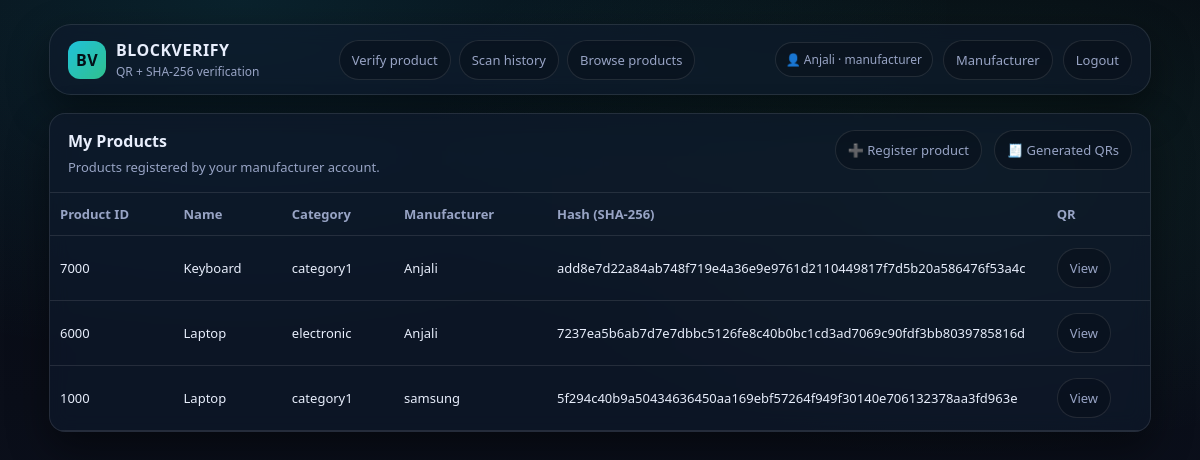
The page /manufacturer/my-products/ (signed in) on the database its author committed.
### products/models.py (models this page shows, shortened)
class User(AbstractUser):
    ROLE_ADMIN = "admin"
    ROLE_MANUFACTURER = "manufacturer"
    ROLE_CUSTOMER = "customer"
    ROLE_CHOICES = (
        (ROLE_ADMIN, "Admin"),
        (ROLE_MANUFACTURER, "Manufacturer"),
        (ROLE_CUSTOMER, "Customer"),
    )
    role = models.CharField(max_length=20, choices=ROLE_CHOICES, default=ROLE_CUSTOMER)

class Product(models.Model):
    product_id = models.CharField(max_length=100, unique=True)
    product_name = models.CharField(max_length=200)
    category = models.CharField(max_length=120)
    manufacturer_user = models.ForeignKey(
        User,
        on_delete=models.CASCADE,
        related_name="products",
        limit_choices_to={"role": User.ROLE_MANUFACTURER},
    )
    manufacturer_name = models.CharField(max_length=200)
    hash_value = models.CharField(max_length=64, blank=True)
    qr_code = models.ImageField(upload_to="qrcodes/", blank=True)
    created_at = models.DateTimeField(auto_now_add=True)

### products/views.py (the view)
# urls.py: path("manufacturer/my-products/", product_views.my_products, name="my_products"),
@login_required
@role_required(User.ROLE_MANUFACTURER)
def my_products(request: HttpRequest):
    products = Product.objects.filter(manufacturer_user=request.user).order_by("-created_at")
    return render(request, "manufacturer_my_products.html", {"active_tab": "manufacturer", "products": products})

### products/templates/manufacturer_my_products.html (shortened to what this page needs)
{% extends "base.html" %}
{% block content %}
<section class="card" style="margin-top:18px">
  <div class="hd">
    <div>
      <h2>My Products</h2>
      <p>Products registered by your manufacturer account.</p>
    </div>
    <div class="row">
      <a class="pill" href="{% url 'register_product' %}">➕ Register product</a>
      <a class="pill" href="{% url 'generated_qrs' %}">🧾 Generated QRs</a>
    </div>
  </div>
  <div class="bd" style="padding:0">
    {% if products %}
      <table>
        <thead>
          <tr>
            <th>Product ID</th>
            <th>Name</th>
            <th>Category</th>
            <th>Manufacturer</th>
            <th>Hash (SHA-256)</th>
            <th>QR</th>
          </tr>
        </thead>
        <tbody>
          {% for p in products %}
          <tr>
            <td>{{ p.product_id }}</td>
            <td>{{ p.product_name }}</td>
            <td>{{ p.category }}</td>
            <td>{{ p.manufacturer_name }}</td>
            <td style="max-width:360px; word-break:break-all">{{ p.hash_value }}</td>
            <td>
              {% if p.qr_code %}
                <a class="pill" href="{{ p.qr_code.url }}" target="_blank" rel="noreferrer">View</a>
              {% else %}-{% endif %}
            </td>
          </tr>
          {% endfor %}
        </tbody>
      </table>
    {% else %}
      <div class="empty">No products registered yet.</div>
    {% endif %}
  </div>
</section>
{% endblock %}

### products/templates/base.html (shortened to what this page needs)
{% load static %}
<!doctype html>
<html lang="en">
<head>
</head>
<body>
  <div class="wrap">
    <div class="topbar">
      <div class="brand">
        <div class="logo">BV</div>
        <div>
          <h1>BLOCKVERIFY</h1>
          <small>QR + SHA-256 verification</small>
        </div>
      </div>
      <nav class="nav">
        <a class="pill {% if active_tab == 'verify' %}active{% endif %}" href="{% url 'verify' %}">Verify product</a>
        <a class="pill {% if active_tab == 'scan_history' %}active{% endif %}" href="{% url 'scan_history' %}">Scan history</a>
        <a class="pill {% if active_tab == 'browse_products' %}active{% endif %}" href="{% url 'browse_products' %}">Browse products</a>
      </nav>
      <div class="right">
        {% if request.user.is_authenticated %}
          <span class="badge">👤 {{ request.user.username }} · {{ request.user.role }}</span>
          {% if request.user.role == 'admin' %}
            <a class="pill" href="{% url 'admin_dashboard' %}">Admin</a>
          {% elif request.user.role == 'manufacturer' %}
            <a class="pill" href="{% url 'manufacturer_dashboard' %}">Manufacturer</a>
          {% endif %}
          <a class="pill" href="{% url 'logout' %}">Logout</a>
        {% else %}
          <a class="pill" href="{% url 'login' %}">Login</a>
          <a class="pill" href="{% url 'register' %}">Register</a>
        {% endif %}
      </div>
    </div>
    {% block content %}{% endblock %}
  </div>
</body>
</html>

### products/templates/base.html (style rules this page uses)
:root { --bg0:#070a12; --bg1:#0d1220; --card:#0f1a2e; --text:#e8eefc; --muted:#98a4c5; --line:rgba(255,255,255,.10); --cyan:#22d3ee; --green:#34d399; --red:#fb7185; --yellow:#fbbf24; --shadow: 0 16px 40px rgba(0,0,0,.45); --radius: 16px; }
* { box-sizing:border-box }
body { margin:0; font-family: ui-sans-serif, system-ui, -apple-system, Segoe UI, Roboto, Arial, "Noto Sans", "Apple Color Emoji","Segoe UI Emoji"; background: radial-gradient(1200px 600px at 20% 0%, rgba(34,211,238,.12), transparent 60%), radial-gradient(900px 500px at 80% 20%, rgba(52,211,153,.10), transparent 60%), linear-gradient(180deg, var(--bg0), var(--bg1)); color:var(--text); min-height:100vh; }
a { color:inherit; text-decoration:none }
.wrap { max-width:1150px; margin:0 auto; padding:24px }
.topbar { display:flex; align-items:center; justify-content:space-between; gap:16px; padding:14px 18px; border:1px solid var(--line); background:rgba(15,26,46,.55); backdrop-filter: blur(10px); border-radius: calc(var(--radius) + 6px); box-shadow: var(--shadow); }
.brand { display:flex; align-items:center; gap:10px }
.logo { width:38px; height:38px; border-radius:12px; background: linear-gradient(135deg, rgba(34,211,238,.9), rgba(52,211,153,.9)); display:grid; place-items:center; color:#041018; font-weight:900; letter-spacing:.5px; }
.brand h1 { font-size:16px; margin:0; letter-spacing:.5px }
.brand small { display:block; color:var(--muted); font-size:12px; margin-top:2px }
.nav { display:flex; gap:8px; align-items:center; flex-wrap:wrap }
.pill { padding:10px 12px; border:1px solid var(--line); border-radius:999px; color:var(--muted); transition: all .15s ease; font-size:13px; display:inline-flex; align-items:center; gap:8px; background:rgba(7,10,18,.35); }
.right { display:flex; gap:10px; align-items:center; flex-wrap:wrap }
.badge { display:inline-flex; align-items:center; gap:8px; padding:8px 10px; border:1px solid var(--line); border-radius:999px; font-size:12px; color:var(--muted); background: rgba(7,10,18,.25); }
.card { border:1px solid var(--line); border-radius: var(--radius); background: rgba(15,26,46,.62); backdrop-filter: blur(10px); box-shadow: var(--shadow); overflow:hidden; }
.card .hd { padding:16px 18px; border-bottom:1px solid var(--line); display:flex; justify-content:space-between; align-items:flex-start; gap:12px; }
.card .hd h2 { margin:0; font-size:16px }
.card .hd p { margin:6px 0 0; color:var(--muted); font-size:13px; line-height:1.4 }
.card .bd { padding:16px 18px }
.row { display:flex; gap:12px; align-items:center; flex-wrap:wrap }
table { width:100%; border-collapse:collapse }
th, td { padding:12px 10px; text-align:left; border-bottom:1px solid var(--line); font-size:13px }
th { color:var(--muted); font-weight:600 }

### rows shown on the page
User: user.username "Anjali", user.role "manufacturer"
Product: product_id "7000", product_name "Keyboard", category "category1", manufacturer_name "Anjali", hash_value "add8e7d22a84ab748f719e4a36e9e9761d2110449817f7d5b20a586476f53a4c"
Product: product_id "6000", product_name "Laptop", category "electronic", manufacturer_name "Anjali", hash_value "7237ea5b6ab7d7e7dbbc5126fe8c40b0bc1cd3ad7069c90fdf3bb8039785816d"
Product: product_id "1000", product_name "Laptop", category "category1", manufacturer_name "samsung", hash_value "5f294c40b9a50434636450aa169ebf57264f949f30140e706132378aa3fd963e"
